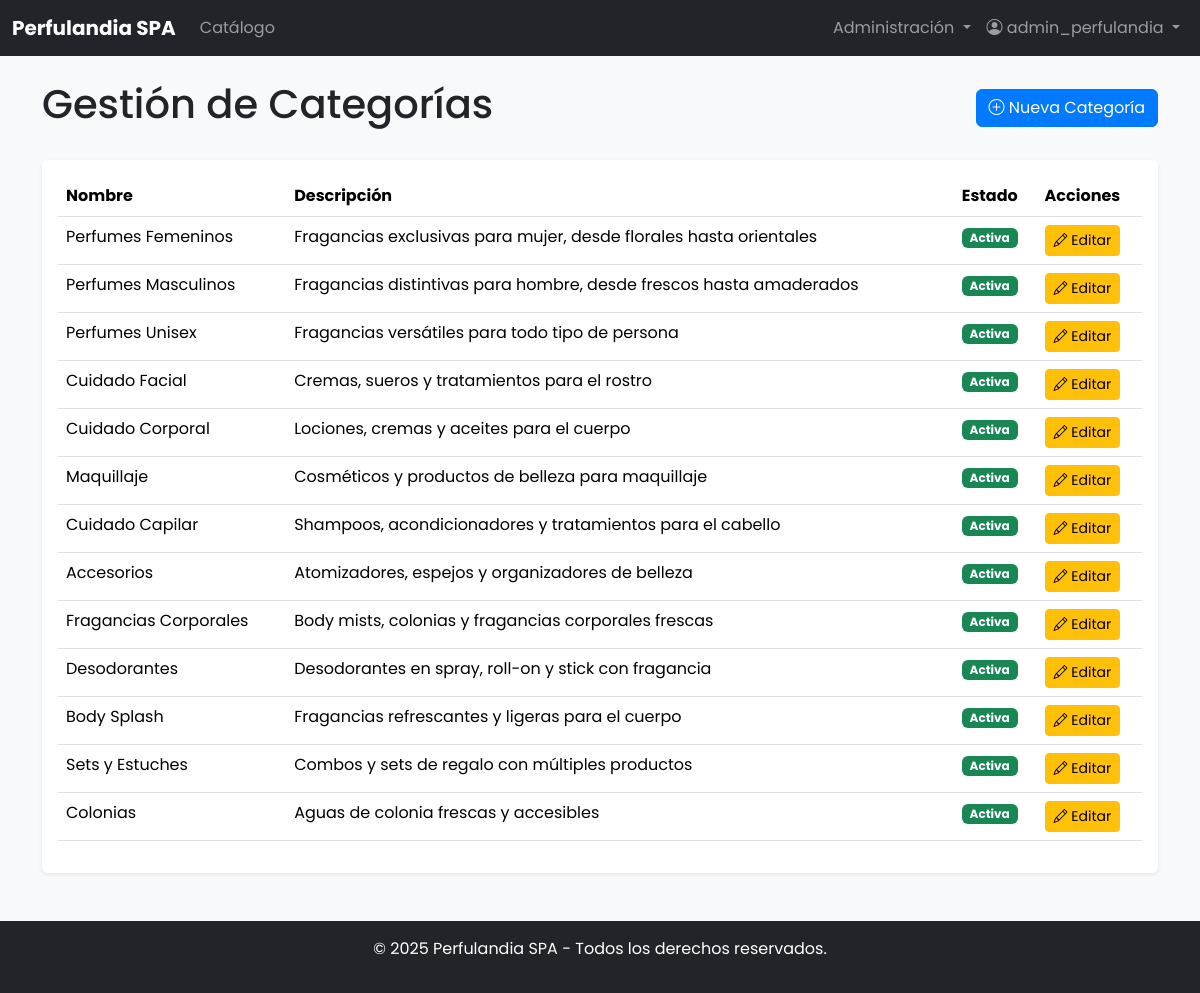
Page /inventario/categorias/ (signed in) on the committed database.
### usuarios/models.py (models this page shows, shortened)
class Usuario(AbstractUser):
    ROLES = (
        ('admin', 'Administrador'),
        ('gerente', 'Gerente'),
        ('vendedor', 'Vendedor'),
        ('cliente', 'Cliente'),
    )
    rol = models.CharField(max_length=20, choices=ROLES, default='cliente')
    telefono = models.CharField(max_length=20, blank=True, null=True)
    direccion = models.TextField(blank=True, null=True)
    rut = models.CharField(max_length=12, unique=True, null=True, blank=True)
    sucursal = models.CharField(max_length=100, blank=True)
    fecha_creacion = models.DateTimeField(auto_now_add=True)
    activo = models.BooleanField(default=True)
    class Meta:
        verbose_name = 'Usuario'
        verbose_name_plural = 'Usuarios'

### inventario/models.py (models this page shows, shortened)
class Categoria(models.Model):
    id = models.UUIDField(primary_key=True, default=uuid.uuid4, editable=False)
    nombre = models.CharField(max_length=100, unique=True)
    descripcion = models.TextField(blank=True)
    activa = models.BooleanField(default=True)
    fecha_creacion = models.DateTimeField(auto_now_add=True)
    class Meta:
        verbose_name = 'Categoría'
        verbose_name_plural = 'Categorías'

### inventario/views.py (the view)
# urls.py: path('categorias/', views.CategoriasListView.as_view(), name='categorias'),
class CategoriasListView(RolRequeridoMixin, ListView):
    model = Categoria
    template_name = 'inventario/categorias_list.html'
    context_object_name = 'categorias'
    roles_permitidos = ['gerente', 'admin']

### core/permissions.py (called while the page is built)
    def dispatch(self, request, *args, **kwargs):
        if not request.user.is_authenticated:
            return self.handle_no_permission()
        if self.roles_permitidos and request.user.rol not in self.roles_permitidos:
            raise PermissionDenied("No tienes permisos para acceder a esta página.")
        return super().dispatch(request, *args, **kwargs)

### templates/inventario/categorias_list.html (shortened to what this page needs)
{% extends 'base.html' %}
{% block content %}
<div class="d-flex justify-content-between align-items-center mb-4">
    <h1>Gestión de Categorías</h1>
    <a href="{% url 'inventario:categoria_crear' %}" class="btn btn-primary">
        <i class="bi bi-plus-circle"></i> Nueva Categoría
    </a>
</div>
<div class="card shadow-sm">
    <div class="card-body">
        <table class="table table-hover">
            <thead>
                <tr>
                    <th>Nombre</th>
                    <th>Descripción</th>
                    <th>Estado</th>
                    <th>Acciones</th>
                </tr>
            </thead>
            <tbody>
                {% for categoria in categorias %}
                <tr>
                    <td>{{ categoria.nombre }}</td>
                    <td>{{ categoria.descripcion|truncatewords:15 }}</td>
                    <td>
                        {% if categoria.activa %}
                            <span class="badge bg-success">Activa</span>
                        {% else %}
                            <span class="badge bg-danger">Inactiva</span>
                        {% endif %}
                    </td>
                    <td>
                        <a href="{% url 'inventario:categoria_editar' categoria.pk %}" class="btn btn-sm btn-warning">
                            <i class="bi bi-pencil"></i> Editar
                        </a>
                    </td>
                </tr>
                {% empty %}
                <tr>
                    <td colspan="4" class="text-center">No hay categorías registradas.</td>
                </tr>
                {% endfor %}
            </tbody>
        </table>
    </div>
</div>
{% endblock %}

### templates/base.html (shortened to what this page needs)
{% load static %}
<!DOCTYPE html>
<html lang="es">
<head>
    <link href="https://cdn.jsdelivr.net/npm/bootstrap@5.3.3/dist/css/bootstrap.min.css" rel="stylesheet">
    <link rel="stylesheet" href="https://cdn.jsdelivr.net/npm/bootstrap-icons@1.11.3/font/bootstrap-icons.min.css">
    <link rel="stylesheet" href="{% static 'css/custom.css' %}">
</head>
<body>
    <nav class="navbar navbar-expand-lg navbar-dark bg-dark">
        <div class="container-fluid">
            <a class="navbar-brand" href="{% url 'home' %}">Perfulandia SPA</a>
            <div class="collapse navbar-collapse" id="navbarSupportedContent">
                <ul class="navbar-nav me-auto mb-2 mb-lg-0">
                    <li class="nav-item">
                        <a class="nav-link" href="{% url 'clientes:catalogo' %}">Catálogo</a>
                    </li>
                </ul>
                <ul class="navbar-nav ms-auto mb-2 mb-lg-0">
                    {% if user.is_authenticated %}
                        {% if user.rol in 'admin,gerente,vendedor' %}
                            <li class="nav-item dropdown">
                                <a class="nav-link dropdown-toggle" href="#" id="adminMenu" role="button" data-bs-toggle="dropdown" aria-expanded="false">
                                    Administración
                                </a>
                            </li>
                        {% endif %}
                        <li class="nav-item dropdown">
                            <a class="nav-link dropdown-toggle" href="#" id="navbarDropdown" role="button" data-bs-toggle="dropdown" aria-expanded="false">
                                <i class="bi bi-person-circle"></i> {{ user.username }}
                            </a>
                        </li>
                    {% endif %}
                </ul>
            </div>
        </div>
    </nav>
    <main class="container mt-4">
        {% block content %}{% endblock %}
    </main>
    <footer class="bg-dark text-white text-center p-3 mt-5">
        <p>&copy; {% now "Y" %} Perfulandia SPA - Todos los derechos reservados.</p>
    </footer>
</body>
</html>

### static/css/custom.css (style rules this page uses)
body { font-family: 'Poppins', sans-serif; background-color: #f8f9fa; }
.navbar-brand { font-weight: 700; }
.card { border: none; transition: transform 0.3s ease, box-shadow 0.3s ease; }
.btn-primary { background-color: #007bff; border-color: #007bff; transition: background-color 0.2s ease; }

### rows in the picture
Usuario: username "admin_perfulandia"
Categoria: nombre "Perfumes Femeninos", descripcion "Fragancias exclusivas para mujer, desde florales hasta orientales", activa "Activa"
Categoria: nombre "Perfumes Masculinos", descripcion "Fragancias distintivas para hombre, desde frescos hasta amaderados", activa "Activa"
Categoria: nombre "Perfumes Unisex", descripcion "Fragancias versátiles para todo tipo de persona", activa "Activa"
Categoria: nombre "Cuidado Facial", descripcion "Cremas, sueros y tratamientos para el rostro", activa "Activa"
Categoria: nombre "Cuidado Corporal", descripcion "Lociones, cremas y aceites para el cuerpo", activa "Activa"
Categoria: nombre "Maquillaje", descripcion "Cosméticos y productos de belleza para maquillaje", activa "Activa"
Categoria: nombre "Cuidado Capilar", descripcion "Shampoos, acondicionadores y tratamientos para el cabello", activa "Activa"
Categoria: nombre "Accesorios", descripcion "Atomizadores, espejos y organizadores de belleza", activa "Activa"
Categoria: nombre "Fragancias Corporales", descripcion "Body mists, colonias y fragancias corporales frescas", activa "Activa"
Categoria: nombre "Desodorantes", descripcion "Desodorantes en spray, roll-on y stick con fragancia", activa "Activa"
Categoria: nombre "Body Splash", descripcion "Fragancias refrescantes y ligeras para el cuerpo", activa "Activa"
Categoria: nombre "Sets y Estuches", descripcion "Combos y sets de regalo con múltiples productos", activa "Activa"
Categoria: nombre "Colonias", descripcion "Aguas de colonia frescas y accesibles", activa "Activa"
